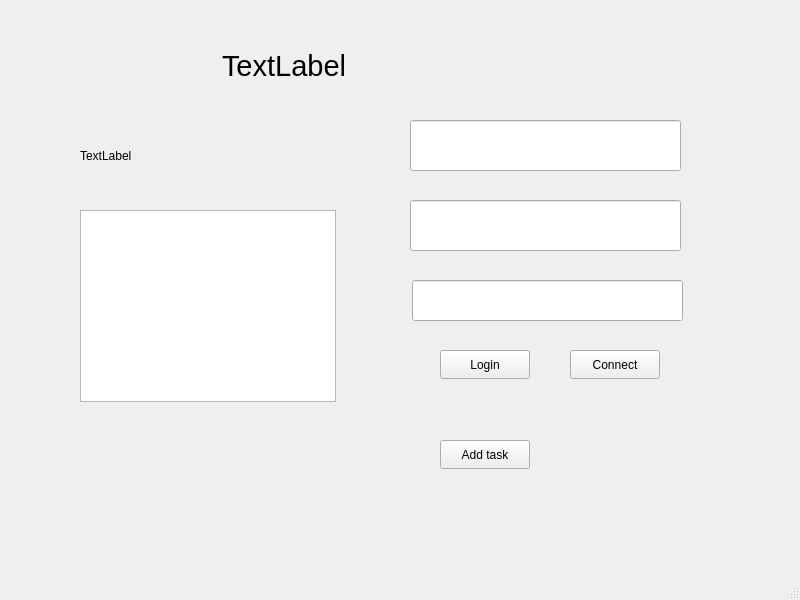
<?xml version="1.0" encoding="UTF-8"?>
<ui version="4.0">
 <class>MainWindow</class>
 <widget class="QMainWindow" name="MainWindow">
  <property name="geometry">
   <rect>
    <x>0</x>
    <y>0</y>
    <width>800</width>
    <height>600</height>
   </rect>
  </property>
  <property name="windowTitle">
   <string>MainWindow</string>
  </property>
  <widget class="QWidget" name="centralwidget">
   <widget class="QPushButton" name="loginButton">
    <property name="geometry">
     <rect>
      <x>440</x>
      <y>350</y>
      <width>90</width>
      <height>29</height>
     </rect>
    </property>
    <property name="text">
     <string>Login</string>
    </property>
   </widget>
   <widget class="QListWidget" name="taskList">
    <property name="geometry">
     <rect>
      <x>80</x>
      <y>210</y>
      <width>256</width>
      <height>192</height>
     </rect>
    </property>
   </widget>
   <widget class="QLabel" name="statusLabel">
    <property name="geometry">
     <rect>
      <x>222</x>
      <y>40</y>
      <width>351</width>
      <height>51</height>
     </rect>
    </property>
    <property name="font">
     <font>
      <pointsize>22</pointsize>
     </font>
    </property>
    <property name="text">
     <string>TextLabel</string>
    </property>
   </widget>
   <widget class="QLineEdit" name="usernameInput">
    <property name="geometry">
     <rect>
      <x>410</x>
      <y>120</y>
      <width>271</width>
      <height>51</height>
     </rect>
    </property>
   </widget>
   <widget class="QPushButton" name="connectButton">
    <property name="geometry">
     <rect>
      <x>570</x>
      <y>350</y>
      <width>90</width>
      <height>29</height>
     </rect>
    </property>
    <property name="text">
     <string>Connect</string>
    </property>
   </widget>
   <widget class="QLineEdit" name="passwordInput">
    <property name="geometry">
     <rect>
      <x>410</x>
      <y>200</y>
      <width>271</width>
      <height>51</height>
     </rect>
    </property>
   </widget>
   <widget class="QPushButton" name="addTaskButton">
    <property name="geometry">
     <rect>
      <x>440</x>
      <y>440</y>
      <width>90</width>
      <height>29</height>
     </rect>
    </property>
    <property name="text">
     <string>Add task</string>
    </property>
   </widget>
   <widget class="QLabel" name="currentUserLabel">
    <property name="geometry">
     <rect>
      <x>80</x>
      <y>140</y>
      <width>221</width>
      <height>31</height>
     </rect>
    </property>
    <property name="text">
     <string>TextLabel</string>
    </property>
   </widget>
   <widget class="QLineEdit" name="taskInput">
    <property name="geometry">
     <rect>
      <x>412</x>
      <y>280</y>
      <width>271</width>
      <height>41</height>
     </rect>
    </property>
   </widget>
  </widget>
  <widget class="QMenuBar" name="menubar">
   <property name="geometry">
    <rect>
     <x>0</x>
     <y>0</y>
     <width>800</width>
     <height>25</height>
    </rect>
   </property>
  </widget>
  <widget class="QStatusBar" name="statusbar"/>
 </widget>
 <resources/>
 <connections/>
</ui>
